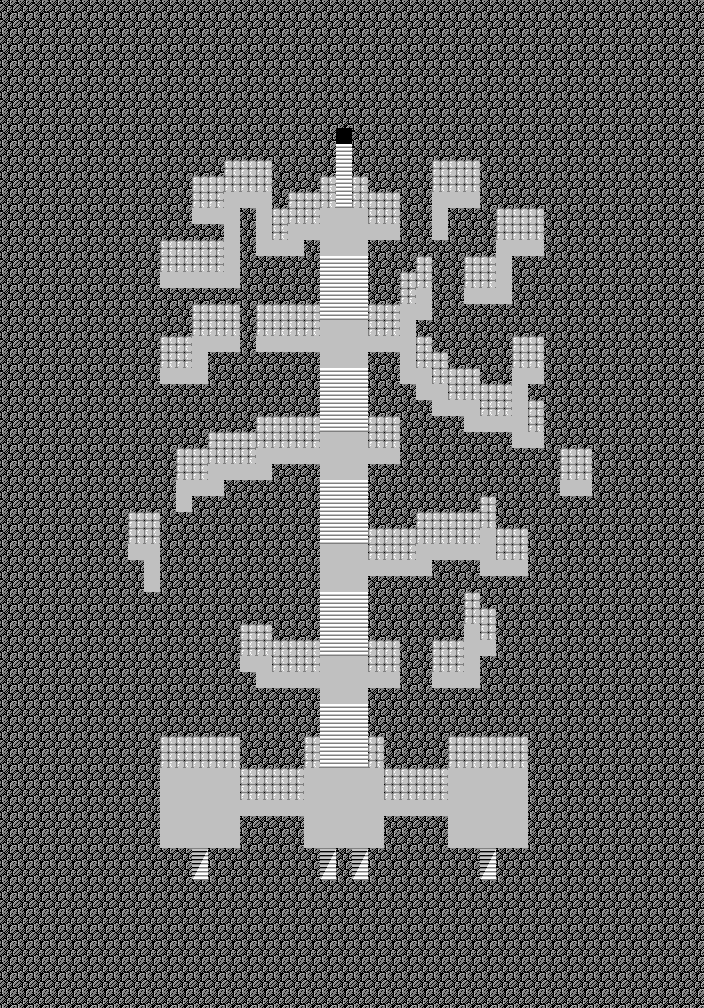

Below is a game level as drawn by its tile map, then a one-line description and the .tmx that defines it (tile-layer data replaced by summaries):
An orthogonal 44x63 tile map with 16x16 px tiles, 4 tile layers (Tile Layer 1, Tile Layer 2, Tile Layer 3, Tile Layer 4), 2 tilesets and 10 objects (5x target, 5x Event).

<map version="1.0" orientation="orthogonal" renderorder="right-down" width="44" height="63" tilewidth="16" tileheight="16" nextobjectid="98">
 <properties>
  <property name="bgm" value="generic_cave" />
  <property name="encounter" value="encounterset_level05_danger02" />
  <property name="name" value="Plutonium Mines" />
 </properties>
 <tileset firstgid="1" source="../tilesets/lower.tsx" />
 <tileset firstgid="176" source="../tilesets/upper.tsx" />
 <layer name="Tile Layer 1" width="44" height="63">
  <properties>
   <property name="z" value="0" />
  </properties>
  <data>[2772 cells, 2772 non-empty, 7 distinct tile ids]</data>
 </layer>
 <layer name="Tile Layer 2" width="44" height="63">
  <properties>
   <property name="z" value=".5" />
  </properties>
  <data>[2772 cells, 0 non-empty, 0 distinct tile ids]</data>
 </layer>
 <objectgroup name="Object Layer 1">
  <object id="88" name="entrance" type="target" x="336" y="144" width="16" height="16" />
  <object id="89" name="tele" type="Event" x="336" y="128" width="16" height="16">
   <properties>
    <property name="onCollide" value="targetTele('world3/plutonium01.tmx', 'entrance')" />
   </properties>
  </object>
  <object id="90" name="left" type="target" x="320" y="848" width="16" height="16" />
  <object id="91" name="tele" type="Event" x="192" y="864" width="16" height="16">
   <properties>
    <property name="onCollide" value="targetTele('world3/plutonium03.tmx', 'leftmost')" />
   </properties>
  </object>
  <object id="92" name="tele" type="Event" x="320" y="864" width="16" height="16">
   <properties>
    <property name="onCollide" value="targetTele('world3/plutonium03.tmx', 'left')" />
   </properties>
  </object>
  <object id="93" name="tele" type="Event" x="352" y="864" width="16" height="16">
   <properties>
    <property name="onCollide" value="targetTele('world3/plutonium03.tmx', 'right')" />
   </properties>
  </object>
  <object id="94" name="leftmost" type="target" x="192" y="848" width="16" height="16" />
  <object id="95" name="right" type="target" x="352" y="848" width="16" height="16" />
  <object id="96" name="rightmost" type="target" x="480" y="848" width="16" height="16" />
  <object id="97" name="tele" type="Event" x="480" y="864" width="16" height="16">
   <properties>
    <property name="onCollide" value="targetTele('world3/plutonium03.tmx', 'rightmost')" />
   </properties>
  </object>
 </objectgroup>
 <layer name="Tile Layer 3" width="44" height="63">
  <properties>
   <property name="z" value="2.0" />
  </properties>
  <data>[2772 cells, 0 non-empty, 0 distinct tile ids]</data>
 </layer>
 <layer name="Tile Layer 4" width="44" height="63">
  <properties>
   <property name="z" value="2.5" />
  </properties>
  <data>[2772 cells, 0 non-empty, 0 distinct tile ids]</data>
 </layer>
</map>
